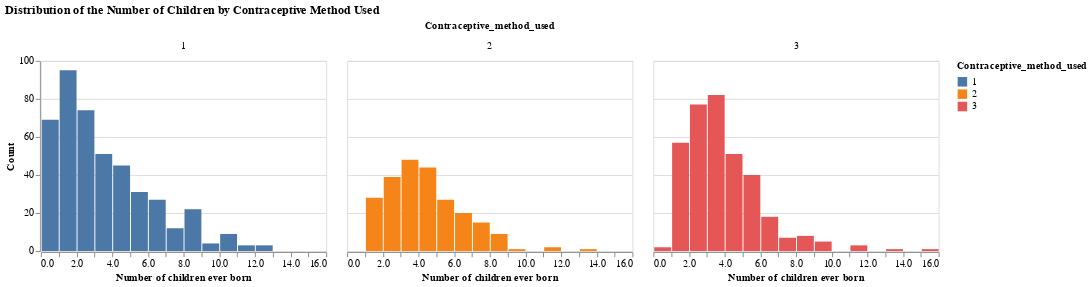

Here is the notebook cell this chart was saved with:
### Code cell
alt.Chart(
    train_df
).mark_bar().encode(
    x=alt.X(
        "Number_of_children_ever_born",
        title="Number of children ever born",
        bin=alt.Bin(maxbins=30),
    ),
    y=alt.Y("count()", title="Count"),
    color="Contraceptive_method_used:N",
).properties(
    width=300, height=200
).facet(
    "Contraceptive_method_used",
    title="Distribution of the Number of Children by Contraceptive Method Used"
)

### Figure 1 — Vega-Lite specification as saved in the notebook (floating-point values rounded to 4 significant figures; data arrays with more than 128 entries replaced by an {"elided": "..."} marker saying what was removed)
{"$schema": "https://vega.github.io/schema/vega-lite/v4.8.1.json", "config": {"view": {"continuousHeight": 300, "continuousWidth": 400}}, "data": {"name": "data-ef97d55f49947803b2e3f90a33cc2dfc"}, "datasets": {"data-ef97d55f49947803b2e3f90a33cc2dfc": {"elided": "1031 records"}}, "facet": {"field": "Contraceptive_method_used", "type": "quantitative"}, "spec": {"encoding": {"color": {"field": "Contraceptive_method_used", "type": "nominal"}, "x": {"bin": {"maxbins": 30}, "field": "Number_of_children_ever_born", "title": "Number of children ever born", "type": "quantitative"}, "y": {"aggregate": "count", "title": "Count", "type": "quantitative"}}, "height": 200, "mark": "bar", "width": 300}, "title": "Distribution of the Number of Children by Contraceptive Method Used"}
